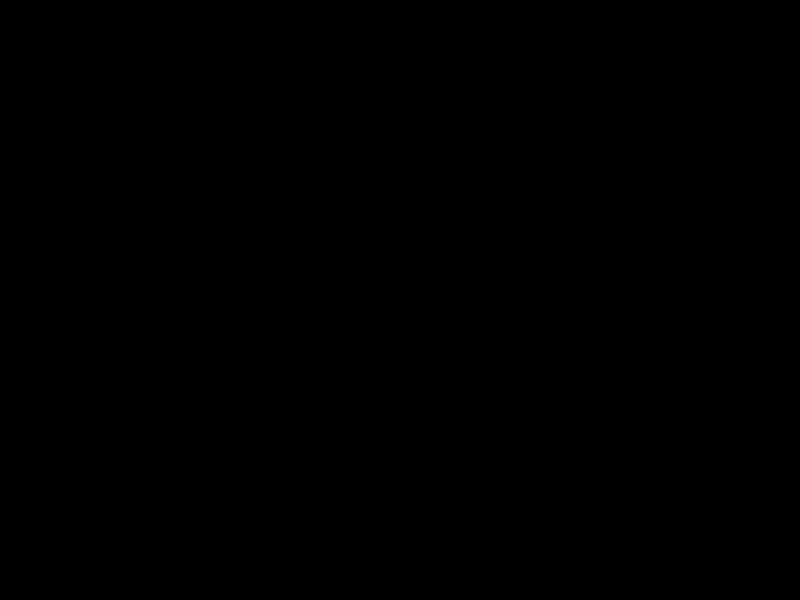
Frame 1 (no input)
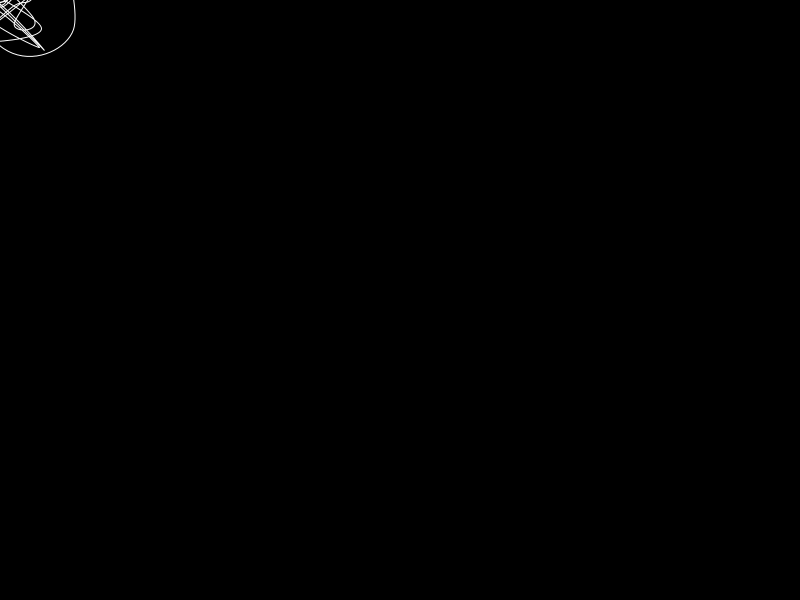
Frame 60 (the mouse pressed at the canvas centre just before this capture)
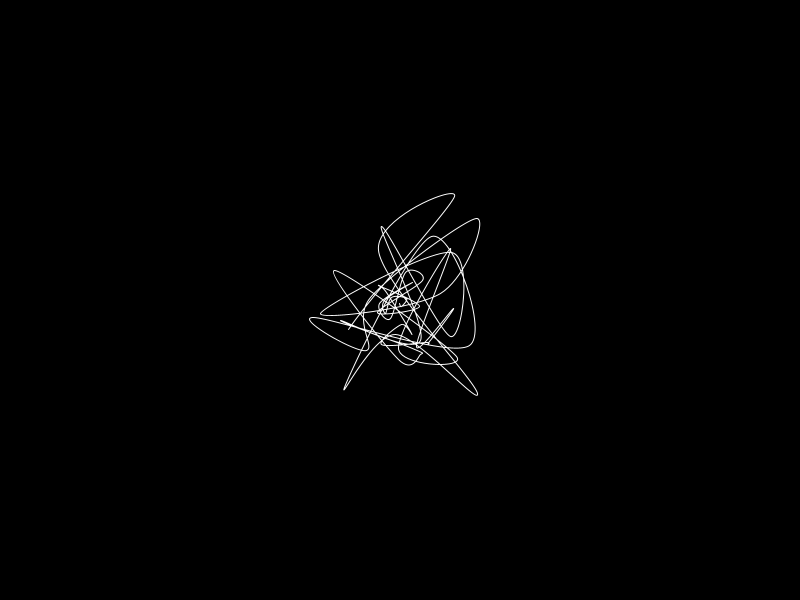
Frame 120 (the mouse held since frame 60 and released just before this capture)

The Processing sketch that drew these frames (run headless with seeded random() and noise(); from frame 60 on, the mouse is pressed at the canvas centre):

// Processing sketch: snake
// ── snake.pde
Tail t;

void setup() {
  size(800,600);
  t = new Tail(new PVector(0, 0));
  noFill();
  stroke(255);
}

void draw() {
  background(0);
  t.update(new PVector(mouseX, mouseY));
  t.draw();
}

// ── tail.pde
static final float VEL_BASE = 5;
static final int SIZE = 50;

class Tail {
   ArrayList<PVector> _tail;
   ArrayList<PVector> _velocities;
   Tail(PVector origin) {
     _tail = new ArrayList<PVector>(SIZE+1);
     _velocities = new ArrayList<PVector>(SIZE+1);
   }
  
  public void update(PVector cursor) {
    _tail.add(cursor);
    _velocities.add(new PVector(random(VEL_BASE)-VEL_BASE/2.0, random(VEL_BASE)-VEL_BASE/2.0));
    if( _tail.size() > SIZE){
      _tail.remove(0);
      _velocities.remove(0);
    }
    
    for( int i = 0; i < _tail.size(); i++ )
    {
       _tail.get(i).x += _velocities.get(i).x;
       _tail.get(i).y += _velocities.get(i).y;
    }
  }
  
  public void draw() {
    beginShape();
    for( int i = 0; i < _tail.size(); i++ )
    {
       curveVertex(_tail.get(i).x, _tail.get(i).y); 
    }
    endShape();
  }
  
}
